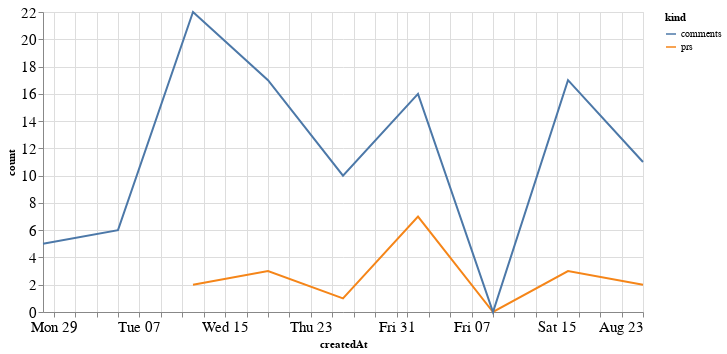

Notebook code for this chart:
### Code cell
alt.Chart(total_time, width=600).mark_line().encode(
    x='createdAt',
    y='count',
    color='kind'
)

### Figure 1 — Vega-Lite specification as saved in the notebook (floating-point values rounded to 4 significant figures)
{"config": {"axisLeft": {"labelFontSize": 15}, "axisBottom": {"labelFontSize": 15}}, "data": {"name": "data-a424ac3f1f24f3732a9daab13a3cd8bd"}, "mark": "line", "encoding": {"color": {"type": "nominal", "field": "kind"}, "x": {"type": "temporal", "field": "createdAt"}, "y": {"type": "quantitative", "field": "count"}}, "width": 600, "$schema": "https://vega.github.io/schema/vega-lite/v4.8.1.json", "datasets": {"data-a424ac3f1f24f3732a9daab13a3cd8bd": [{"createdAt": "2020-07-12T00:00:00", "kind": "prs", "count": 2.0}, {"createdAt": "2020-07-19T00:00:00", "kind": "prs", "count": 3.0}, {"createdAt": "2020-07-26T00:00:00", "kind": "prs", "count": 1.0}, {"createdAt": "2020-08-02T00:00:00", "kind": "prs", "count": 7.0}, {"createdAt": "2020-08-09T00:00:00", "kind": "prs", "count": 0.0}, {"createdAt": "2020-08-16T00:00:00", "kind": "prs", "count": 3.0}, {"createdAt": "2020-08-23T00:00:00", "kind": "prs", "count": 2.0}, {"createdAt": "2020-06-28T00:00:00", "kind": "prs", "count": null}, {"createdAt": "2020-07-05T00:00:00", "kind": "prs", "count": null}, {"createdAt": "2020-07-12T00:00:00", "kind": "comments", "count": 22.0}, {"createdAt": "2020-07-19T00:00:00", "kind": "comments", "count": 17.0}, {"createdAt": "2020-07-26T00:00:00", "kind": "comments", "count": 10.0}, {"createdAt": "2020-08-02T00:00:00", "kind": "comments", "count": 16.0}, {"createdAt": "2020-08-09T00:00:00", "kind": "comments", "count": 0.0}, {"createdAt": "2020-08-16T00:00:00", "kind": "comments", "count": 17.0}, {"createdAt": "2020-08-23T00:00:00", "kind": "comments", "count": 11.0}, {"createdAt": "2020-06-28T00:00:00", "kind": "comments", "count": 5.0}, {"createdAt": "2020-07-05T00:00:00", "kind": "comments", "count": 6.0}]}}
